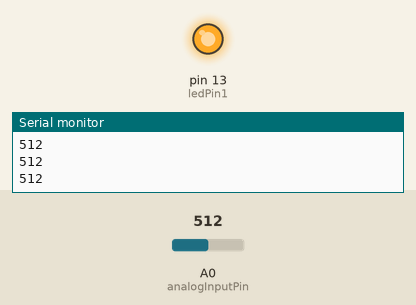
The sketch below on a simulated Arduino Uno, built with avr-gcc and run on an emulated ATmega328P. On the bench: output pins drawn as LEDs (lit = HIGH), the last lines printed to the serial monitor. Inputs (shaded band) come from the test bench; at power-on: A0 (analogInputPin) = 512.

Above: at 1.2 s.
1.3 s: A0 (analogInputPin) set to 108
2.8 s: A0 (analogInputPin) set to 94
At 4.0 s:
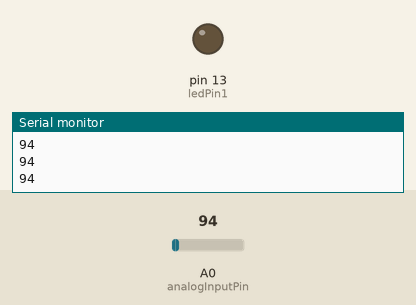
4.3 s: A0 (analogInputPin) set to 110
At 5.3 s:
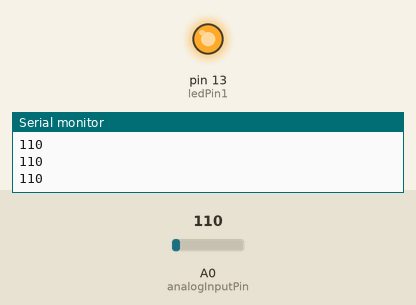
5.8 s: A0 (analogInputPin) set to 90
At 6.5 s:
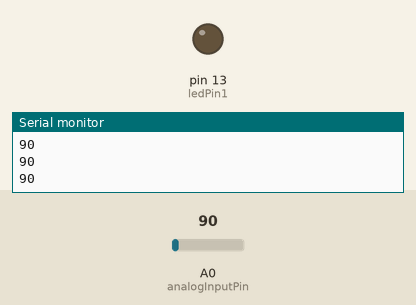
Timing chart, 0 to 8.3 s (numbered marks = the images above; inputs shaded):
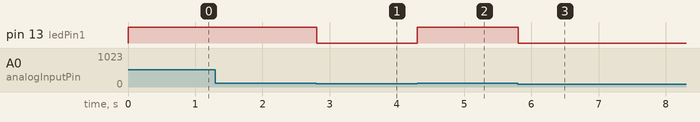

The sketch:

lab1.ino
```cpp
const int analogInputPin = A0;
const int thresholdVoltage = 100;

const int ledPin1 = 13;

void setup() {
  pinMode(analogInputPin, INPUT);
  Serial.begin(9600);
  pinMode(ledPin1, OUTPUT);

}

void loop() {
  int voltage = analogRead(analogInputPin);
  Serial.println(voltage);


  if (voltage > thresholdVoltage) {
    digitalWrite(ledPin1, HIGH);
  } else {
    digitalWrite(ledPin1, LOW);
  }
}
```

Measured:
- the behaviour switches between 101 and 100 on A0 (analogInputPin) (found by bisection; images 0 and 1)
- after the input at 2.8 s, pin 13 (ledPin1): HIGH → LOW at once
- after the input at 4.3 s, pin 13 (ledPin1): LOW → HIGH at once
- after the input at 5.8 s, pin 13 (ledPin1): HIGH → LOW at once
